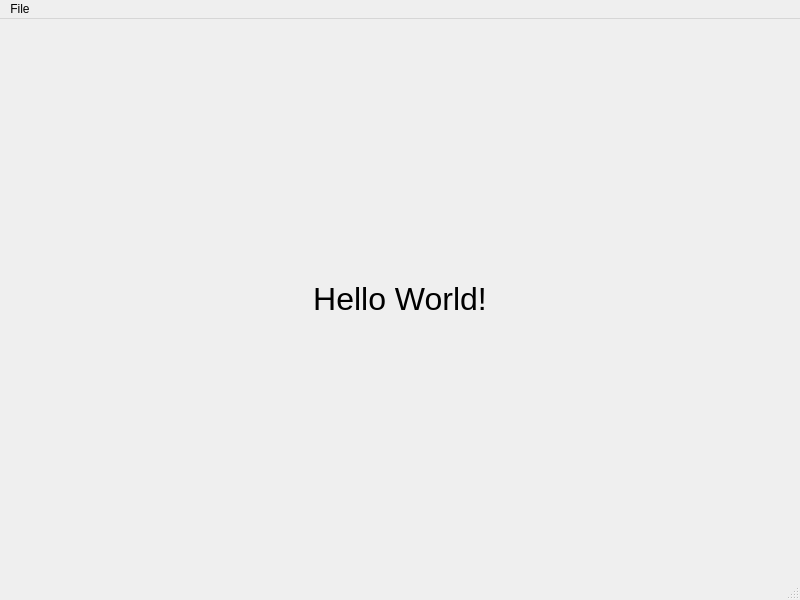
<?xml version="1.0" encoding="UTF-8"?>
<ui version="4.0">
 <class>MainWindow</class>
 <widget class="QMainWindow" name="MainWindow">
  <property name="geometry">
   <rect>
    <x>0</x>
    <y>0</y>
    <width>800</width>
    <height>600</height>
   </rect>
  </property>
  <property name="windowTitle">
   <string>MainWindow</string>
  </property>
  <widget class="QWidget" name="centralwidget">
   <layout class="QGridLayout" name="gridLayout">
    <item row="0" column="0">
     <widget class="QLabel" name="label">
      <property name="font">
       <font>
        <pointsize>24</pointsize>
       </font>
      </property>
      <property name="text">
       <string>Hello World!</string>
      </property>
      <property name="alignment">
       <set>Qt::AlignCenter</set>
      </property>
     </widget>
    </item>
   </layout>
  </widget>
  <widget class="QMenuBar" name="menubar">
   <property name="geometry">
    <rect>
     <x>0</x>
     <y>0</y>
     <width>800</width>
     <height>21</height>
    </rect>
   </property>
   <widget class="QMenu" name="menuFile">
    <property name="title">
     <string>File</string>
    </property>
    <addaction name="actionExit"/>
   </widget>
   <addaction name="menuFile"/>
  </widget>
  <widget class="QStatusBar" name="statusbar"/>
  <action name="actionExit">
   <property name="text">
    <string>Exit</string>
   </property>
  </action>
 </widget>
 <resources/>
 <connections/>
</ui>
